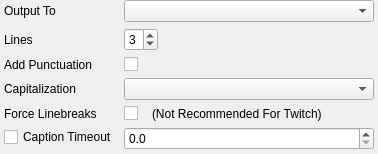
                                                <widget class="QFrame" name="frame">
                                                    <property name="sizePolicy">
                                                        <sizepolicy hsizetype="Preferred" vsizetype="Fixed">
                                                            <horstretch>0</horstretch>
                                                            <verstretch>0</verstretch>
                                                        </sizepolicy>
                                                    </property>
                                                    <property name="frameShape">
                                                        <enum>QFrame::NoFrame</enum>
                                                    </property>
                                                    <property name="frameShadow">
                                                        <enum>QFrame::Raised</enum>
                                                    </property>
                                                    <layout class="QFormLayout" name="formLayout_5">
                                                        <property name="labelAlignment">
                                                            <set>Qt::AlignLeading|Qt::AlignLeft|Qt::AlignVCenter</set>
                                                        </property>
                                                        <property name="formAlignment">
                                                            <set>Qt::AlignLeading|Qt::AlignLeft|Qt::AlignTop</set>
                                                        </property>
                                                        <property name="leftMargin">
                                                            <number>4</number>
                                                        </property>
                                                        <property name="topMargin">
                                                            <number>0</number>
                                                        </property>
                                                        <property name="rightMargin">
                                                            <number>4</number>
                                                        </property>
                                                        <property name="bottomMargin">
                                                            <number>4</number>
                                                        </property>
                                                        <item row="0" column="0">
                                                            <widget class="QLabel" name="nativeOutputToLabel">
                                                                <property name="text">
                                                                    <string>Output To</string>
                                                                </property>
                                                            </widget>
                                                        </item>
                                                        <item row="0" column="1">
                                                            <widget class="QComboBox" name="outputTargetComboBox">
                                                                <property name="sizePolicy">
                                                                    <sizepolicy hsizetype="Preferred" vsizetype="Fixed">
                                                                        <horstretch>0</horstretch>
                                                                        <verstretch>0</verstretch>
                                                                    </sizepolicy>
                                                                </property>
                                                                <property name="minimumSize">
                                                                    <size>
                                                                        <width>250</width>
                                                                        <height>0</height>
                                                                    </size>
                                                                </property>
                                                            </widget>
                                                        </item>
                                                        <item row="1" column="0">
                                                            <widget class="QLabel" name="nativeLineCountLabel">
                                                                <property name="text">
                                                                    <string>Lines</string>
                                                                </property>
                                                            </widget>
                                                        </item>
                                                        <item row="1" column="1">
                                                            <widget class="QSpinBox" name="lineCountSpinBox">
                                                                <property name="sizePolicy">
                                                                    <sizepolicy hsizetype="Fixed" vsizetype="Fixed">
                                                                        <horstretch>0</horstretch>
                                                                        <verstretch>0</verstretch>
                                                                    </sizepolicy>
                                                                </property>
                                                                <property name="minimum">
                                                                    <number>1</number>
                                                                </property>
                                                                <property name="maximum">
                                                                    <number>4</number>
                                                                </property>
                                                                <property name="value">
                                                                    <number>3</number>
                                                                </property>
                                                            </widget>
                                                        </item>
                                                        <item row="4" column="0">
                                                            <widget class="QLabel" name="nativeForceLinebreaksLabel">
                                                                <property name="text">
                                                                    <string>Force Linebreaks</string>
                                                                </property>
                                                            </widget>
                                                        </item>
                                                        <item row="4" column="1">
                                                            <widget class="QWidget" name="widget_7" native="true">
                                                                <layout class="QHBoxLayout" name="horizontalLayout_5">
                                                                    <property name="spacing">
                                                                        <number>14</number>
                                                                    </property>
                                                                    <property name="leftMargin">
                                                                        <number>0</number>
                                                                    </property>
                                                                    <property name="topMargin">
                                                                        <number>0</number>
                                                                    </property>
                                                                    <property name="rightMargin">
                                                                        <number>0</number>
                                                                    </property>
                                                                    <property name="bottomMargin">
                                                                        <number>0</number>
                                                                    </property>
                                                                    <item>
                                                                        <widget class="QCheckBox" name="insertLinebreaksCheckBox">
                                                                            <property name="text">
                                                                                <string/>
                                                                            </property>
                                                                        </widget>
                                                                    </item>
                                                                    <item>
                                                                        <widget class="QLabel" name="nativeLinebreaksNotRecommendendLabel">
                                                                            <property name="text">
                                                                                <string>(Not Recommended For Twitch)</string>
                                                                            </property>
                                                                        </widget>
                                                                    </item>
                                                                    <item>
                                                                        <spacer name="horizontalSpacer_2">
                                                                            <property name="orientation">
                                                                                <enum>Qt::Horizontal</enum>
                                                                            </property>
                                                                            <property name="sizeHint" stdset="0">
                                                                                <size>
                                                                                    <width>20</width>
                                                                                    <height>10</height>
                                                                                </size>
                                                                            </property>
                                                                        </spacer>
                                                                    </item>
                                                                </layout>
                                                            </widget>
                                                        </item>
                                                        <item row="5" column="0">
                                                            <widget class="QCheckBox" name="captionTimeoutEnabledCheckBox">
                                                                <property name="text">
                                                                    <string>Caption Timeout</string>
                                                                </property>
                                                            </widget>
                                                        </item>
                                                        <item row="5" column="1">
                                                            <widget class="QDoubleSpinBox" name="captionTimeoutDoubleSpinBox">
                                                                <property name="decimals">
                                                                    <number>1</number>
                                                                </property>
                                                            </widget>
                                                        </item>
                                                        <item row="2" column="0">
                                                            <widget class="QLabel" name="label_22">
                                                                <property name="text">
                                                                    <string>Add Punctuation </string>
                                                                </property>
                                                            </widget>
                                                        </item>
                                                        <item row="2" column="1">
                                                            <widget class="QCheckBox" name="addPunctuationCheckBox">
                                                                <property name="text">
                                                                    <string/>
                                                                </property>
                                                            </widget>
                                                        </item>
                                                        <item row="3" column="0">
                                                            <widget class="QLabel" name="label_15">
                                                                <property name="text">
                                                                    <string>Capitalization</string>
                                                                </property>
                                                            </widget>
                                                        </item>
                                                        <item row="3" column="1">
                                                            <widget class="QComboBox" name="capitalizationComboBox">
                                                                <property name="sizePolicy">
                                                                    <sizepolicy hsizetype="Preferred" vsizetype="Fixed">
                                                                        <horstretch>0</horstretch>
                                                                        <verstretch>0</verstretch>
                                                                    </sizepolicy>
                                                                </property>
                                                                <property name="minimumSize">
                                                                    <size>
                                                                        <width>250</width>
                                                                        <height>0</height>
                                                                    </size>
                                                                </property>
                                                            </widget>
                                                        </item>
                                                    </layout>
                                                </widget>
